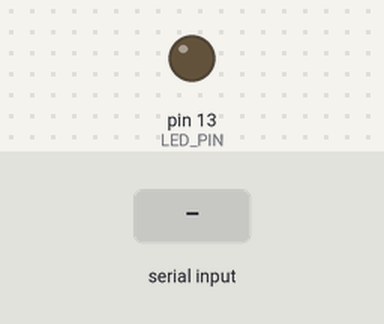
Bench run of a sketch on a simulated Arduino Uno, built with avr-gcc and run on an emulated ATmega328P. Shown: output pins drawn as LEDs (lit = HIGH). The inputs (shaded band) are chosen by the test bench.

Above: at 1.2 s.
1.3 s: "on\n" received over Serial
At 2.5 s:
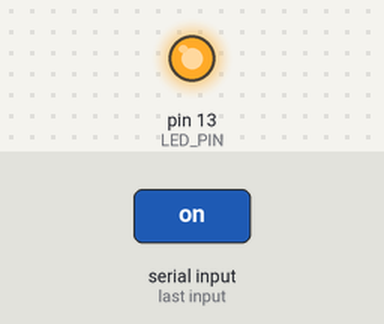
2.8 s: "off\n" received over Serial
At 3.7 s:
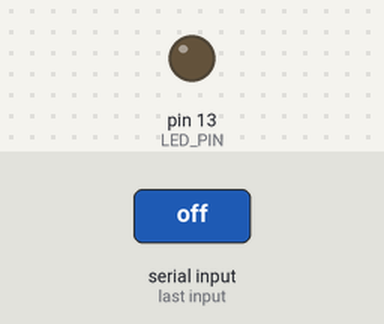
Timing chart, 0 to 5.8 s (numbered marks = the images above; inputs shaded):
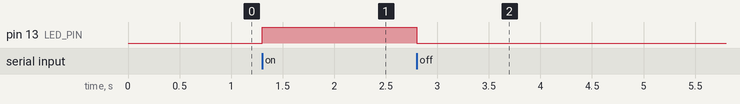

The sketch:

activity_1.ino
```cpp
// built in LED --> pin 13
#define LED_PIN 13

void setup() {
  Serial.begin(115200);
  while (!Serial) {}
  pinMode(LED_PIN, OUTPUT);
}

void loop() {
  if (Serial.available() > 0) {
    String cmd = Serial.readStringUntil('\n');
    if (cmd == "on") {
      digitalWrite(LED_PIN, HIGH);
    }
    else if (cmd == "off"){
      digitalWrite(LED_PIN, LOW);
    }
    else {

    }
  }

}
```

Measured:
- after the input at 1.3 s, pin 13 (LED_PIN): LOW → HIGH at once
- after the input at 2.8 s, pin 13 (LED_PIN): HIGH → LOW at once
